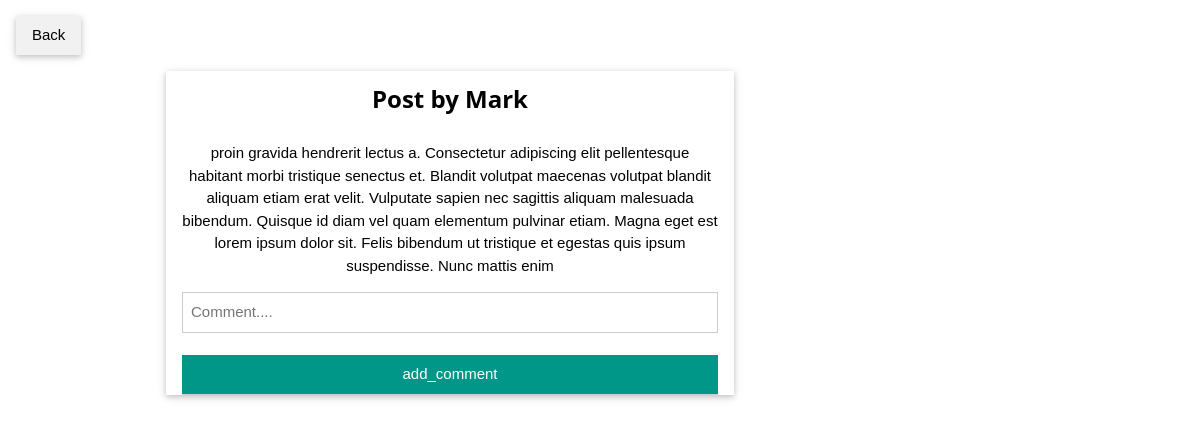
/show_comments.php?id=16 (signed in), run on the app's committed database.
### tables this page shows
CREATE TABLE `posts` (
  `id` int(11) NOT NULL AUTO_INCREMENT,
  `title` varchar(20) DEFAULT NULL,
  `msg` text NOT NULL,
  `likes` int(11) DEFAULT 0,
  `tags` text DEFAULT NULL,
  `userid` int(11) DEFAULT NULL,
  `date_posted` datetime DEFAULT current_timestamp(),
  PRIMARY KEY (`id`),
  KEY `userid` (`userid`),
  CONSTRAINT `posts_ibfk_1` FOREIGN KEY (`userid`) REFERENCES `users` (`id`)
);

### show_comments.php (the view, shortened to what this page needs)
<?php
require_once "db_connect/connect.php";
$postid = $_GET['id'];
$post_query = "SELECT `title`, `msg`, `likes` FROM `posts` WHERE `id` = '$postid' ";
$post_content = $conn -> query($post_query);
if ($post_content) {
    $post = $post_content -> fetch_assoc();
} else {
    echo "An unexpected error occurred : " . $conn->error;
}
?>
<!DOCTYPE html>
<html lang='en'>
<head>
  <link rel="stylesheet" type="text/css" href="static/w3.css" >
  <link rel="stylesheet" href="https://cdnjs.cloudflare.com/ajax/libs/font-awesome/4.7.0/css/font-awesome.min.css">
</head>
<body>
  <div class="w3-container">
    <a href="index.php" class='w3-btn w3-card w3-light-grey'>Back</a>
  </div>
  <div class="w3-content" style="max-width:900px">
    <div class="w3-row">
      <div class="w3-col l8 s12 w3-center">
        <div class="w3-card w3-margin w3-white">
          <div class="w3-container">
            <h3><b><?= $post['title'] ?? "" ?></b></h3>
          </div>
          <div class="w3-container">
            <p><?= $post['msg']; ?></p>
          </div>
          <div class="w3-container">
            <form method="POST" action="add_comment.php">
              <input type="text" class="w3-input w3-border" name='comment' placeholder='Comment....' required >
              <br />
              <input type="submit" name="Add" value="add_comment" class="w3-input w3-teal" />
            </form>
          </div>
        </div>
      </div>
    </div>
  </div>
</body>
</html>

### static/w3.css (style rules this page uses)
html { box-sizing:border-box }
*,*:before,*:after { box-sizing:inherit }
html { -ms-text-size-adjust:100%;-webkit-text-size-adjust:100% }
body { margin:0 }
a { background-color:transparent }
b,strong { font-weight:bolder }
button,input,select,textarea,optgroup { font:inherit;margin:0 }
button,input { overflow:visible }
button,[type=button],[type=reset],[type=submit] { -webkit-appearance:button }
html,body { font-family:Verdana,sans-serif;font-size:15px;line-height:1.5 }
html { overflow-x:hidden }
h3 { font-size:24px }
h1,h2,h3,h4,h5,h6 { font-family:"Segoe UI",Arial,sans-serif;font-weight:400;margin:10px 0 }
a { color:inherit }
.w3-btn,.w3-button { border:none;display:inline-block;padding:8px 16px;vertical-align:middle;overflow:hidden;text-decoration:none;color:inherit;background-color:inherit;text-align:center;cursor:pointer;white-space:nowrap }
.w3-btn,.w3-button { -webkit-touch-callout:none;-webkit-user-select:none;-khtml-user-select:none;-moz-user-select:none;-ms-user-select:none;user-select:none }
.w3-input { padding:8px;display:block;border:none;border-bottom:1px solid #ccc;width:100% }
.w3-container:after,.w3-container:before,.w3-panel:after,.w3-panel:before,.w3-row:after,.w3-row:before,.w3-row-padding:after,.w3-row-padding:before, .w3-cell-row:before,.w3-cell-row:after,.w3-clear:after,.w3-clear:before,.w3-bar:before,.w3-bar:after { content:"";display:table;clear:both }
.w3-col,.w3-half,.w3-third,.w3-twothird,.w3-threequarter,.w3-quarter { float:left;width:100% }
.w3-col.s12 { width:99.99999% }
@media (min-width:993px) { .w3-col.l8 { width:66.66666% } }
.w3-content,.w3-auto { margin-left:auto;margin-right:auto }
.w3-content { max-width:980px }
.w3-container,.w3-panel { padding:0.01em 16px }
.w3-card,.w3-card-2 { box-shadow:0 2px 5px 0 rgba(0,0,0,0.16),0 2px 10px 0 rgba(0,0,0,0.12) }
.w3-center { text-align:center!important }
.w3-border { border:1px solid #ccc!important }
.w3-margin { margin:16px!important }
.w3-teal,.w3-hover-teal:hover { color:#fff!important;background-color:#009688!important }
.w3-white,.w3-hover-white:hover { color:#000!important;background-color:#fff!important }
.w3-light-grey,.w3-hover-light-grey:hover,.w3-light-gray,.w3-hover-light-gray:hover { color:#000!important;background-color:#f1f1f1!important }

### data on the page
posts: title "Post by Mark", msg "proin gravida hendrerit lectus a. Consectetur adipiscing elit pellentesque habitant morbi tristique senectus et. Blandit volutpat maecenas volutpat blandit aliquam etiam erat velit. Vulputate sapien nec sagittis aliquam malesuada bibendum. Quisque id diam vel quam elementum pulvinar etiam. Magna eget est lorem ipsum dolor sit. Felis bibendum ut tristique et egestas quis ipsum suspendisse. Nunc mattis enim"
